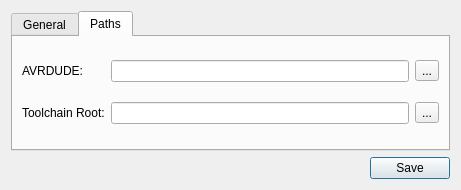
<?xml version="1.0" encoding="UTF-8"?>
<ui version="4.0">
 <class>Settings</class>
 <widget class="QDialog" name="Settings">
  <property name="geometry">
   <rect>
    <x>0</x>
    <y>0</y>
    <width>461</width>
    <height>190</height>
   </rect>
  </property>
  <property name="windowTitle">
   <string>User Settings</string>
  </property>
  <layout class="QGridLayout" name="gridLayout_2">
   <item row="0" column="0">
    <widget class="QTabWidget" name="tabWidget">
     <property name="currentIndex">
      <number>1</number>
     </property>
     <widget class="QWidget" name="tab">
      <attribute name="title">
       <string>General</string>
      </attribute>
     </widget>
     <widget class="QWidget" name="tab_2">
      <attribute name="title">
       <string>Paths</string>
      </attribute>
      <layout class="QHBoxLayout" name="horizontalLayout">
       <item>
        <layout class="QGridLayout" name="gridLayout">
         <item row="0" column="1">
          <widget class="QLineEdit" name="lineEditPathAvrdude"/>
         </item>
         <item row="1" column="2">
          <widget class="QToolButton" name="toolButtonPathToolchainRoot">
           <property name="text">
            <string>...</string>
           </property>
          </widget>
         </item>
         <item row="0" column="0">
          <widget class="QLabel" name="label">
           <property name="text">
            <string>AVRDUDE:</string>
           </property>
          </widget>
         </item>
         <item row="1" column="1">
          <widget class="QLineEdit" name="lineEditPathToolchainRoot"/>
         </item>
         <item row="0" column="2">
          <widget class="QToolButton" name="toolButtonPathAvrdude">
           <property name="text">
            <string>...</string>
           </property>
          </widget>
         </item>
         <item row="1" column="0">
          <widget class="QLabel" name="label_2">
           <property name="text">
            <string>Toolchain Root:</string>
           </property>
          </widget>
         </item>
        </layout>
       </item>
      </layout>
     </widget>
    </widget>
   </item>
   <item row="1" column="0">
    <layout class="QHBoxLayout" name="horizontalLayout_3">
     <item>
      <spacer name="horizontalSpacer">
       <property name="orientation">
        <enum>Qt::Horizontal</enum>
       </property>
       <property name="sizeHint" stdset="0">
        <size>
         <width>40</width>
         <height>20</height>
        </size>
       </property>
      </spacer>
     </item>
     <item>
      <widget class="QPushButton" name="pushButtonSaveSettings">
       <property name="text">
        <string>Save</string>
       </property>
      </widget>
     </item>
    </layout>
   </item>
  </layout>
 </widget>
 <resources/>
 <connections/>
</ui>
